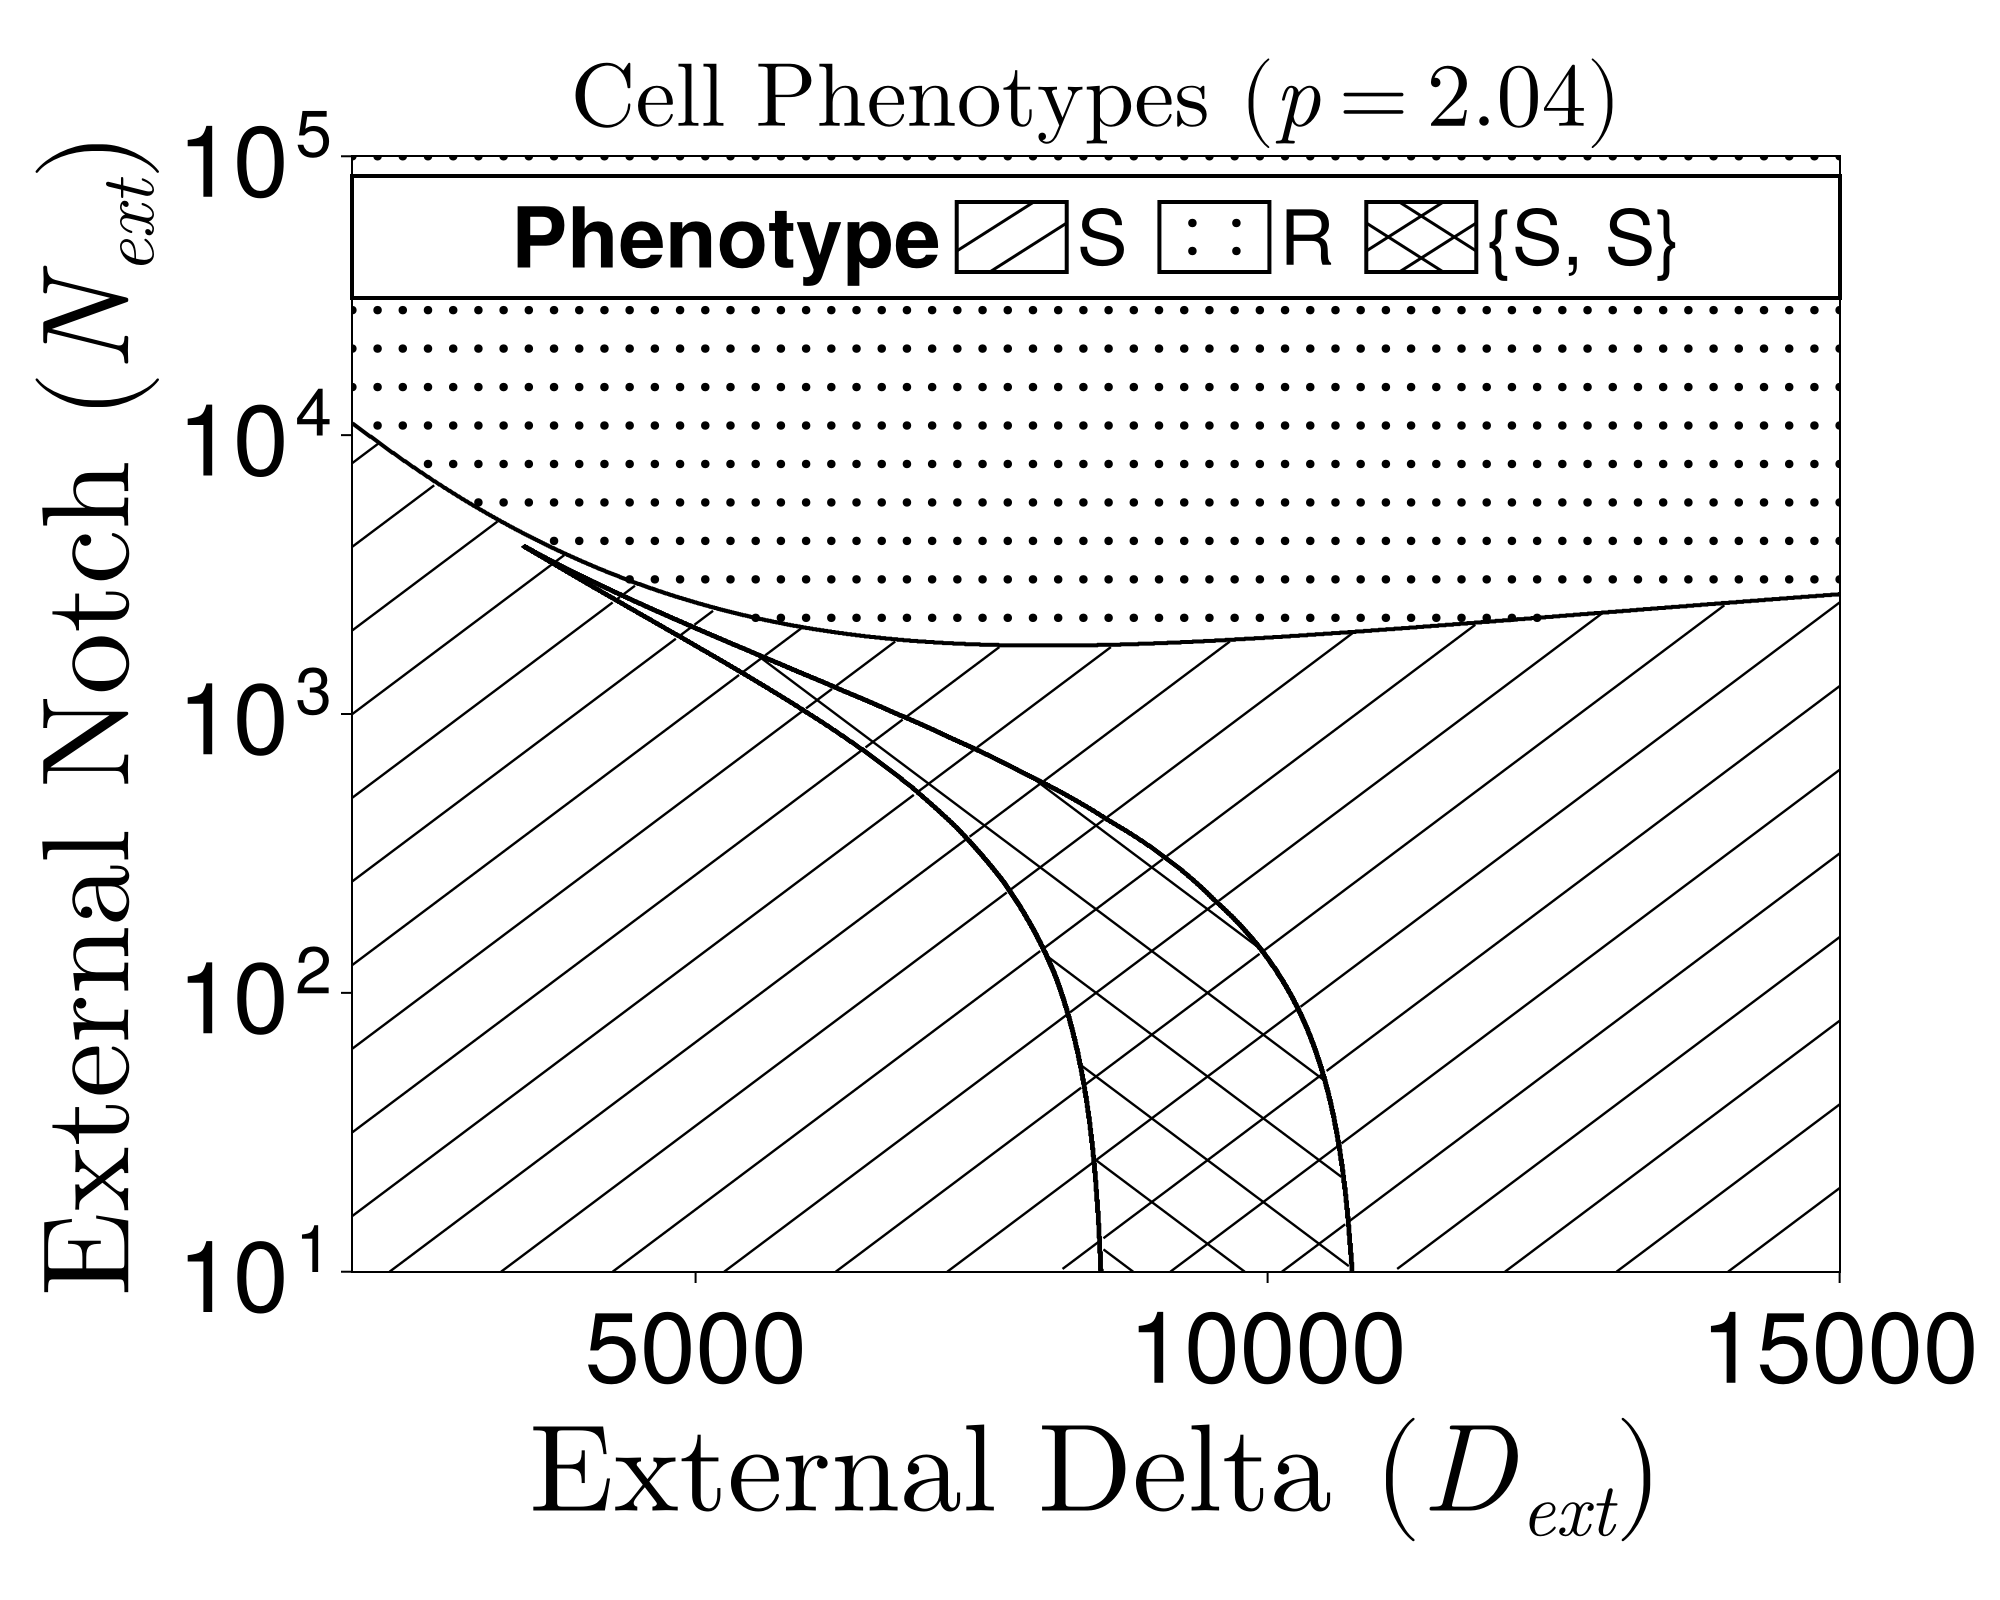

This figure's Julia source:
# Julia code for the BLACK-AND-WHITE phenotype map highlighting the
# (S, S) bistable phenotype, for the SS05 parameter set of the model
# in Boareto et al. 2015 PNAS.
# Color-blind-safe rendering using patterns instead of color:
#
#   S       -> diagonal "/" hatch lines (continuous, broken at boundaries)
#   R       -> small filled dots
#   {S,R}   -> empty (pure white)       (unlikely to appear in this view)
#   {R,R}   -> solid black fill         (unlikely to appear in this view)
#   {S,S}   -> X-hatch (both "/" and "\" diagonals)
#
# Yuxin Liang, Ling Xue, Kun Zhao, Xiaoming Zheng

using CairoMakie
using LaTeXStrings
using Roots
_t_start = time()   # --- start runtime timer ---

#    Params: bN=252.46, bD=1819.26, g=0.148, gI=0.456, kC=4.31e-04, kT=9.95e-05,
#    I0=273.85, Dext=7185.64, Next=573.19, p=2.04

# --- 1. Parameters ---
const γ, γI = 0.148, 0.456
const p = 2.04
const kC = 4.31e-04
const kT = 9.95e-05
const βN = 252.46
const βD = 1819.26
const I0 = 273.85

const N0, D0 = βN / γ, βD / γ
const K_const = (βN * kT) / (I0 * γI * γ)
const αd, αn = (kC * βD) / (γ^2), (kC * βN) / (γ^2)

# --- 2. Robust Classification ---
function get_phenotype(Dext::Float64, Next::Float64)
    bi = K_const * Dext
    bd = (kT * Dext / γ) + 1.0
    bn = (kT * Next / γ) + 1.0
    f(N) = (2.0 - (1.0/(1.0 + (bi*N)^p))) -
           (αd*N*( (1.0/(1.0 + (bi*N)^p)) / (αn*N + bn) ) + bd*N)
    roots = Float64[]
    test_range = range(1e-9, 2.1, length=300)
    for i in 1:(length(test_range)-1)
        try
            if f(test_range[i]) * f(test_range[i+1]) < 0
                push!(roots, find_zero(f, (test_range[i], test_range[i+1])))
            end
        catch; continue; end
    end
    stable_roots = length(roots) >= 3 ? [roots[1], roots[end]] :
                   (length(roots) > 0 ? [roots[1]] : Float64[])
    if isempty(stable_roots); return 0.0; end
    states = Symbol[]
    for nr in stable_roots
        H = 1.0 / (1.0 + (bi * nr)^p)
        dr = H / (αn * nr + bn)
        push!(states, (nr * N0 > dr * D0) ? :R : :S)
    end
    if length(states) == 1
        return states[1] == :S ? 0.0 : 1.0
    else
        if all(s -> s == :R, states); return 3.0
        elseif all(s -> s == :S, states); return 4.0
        else; return 2.0; end
    end
end

# --- 3. Compute classification grid ---
res = 2000
d_min, d_max = 2e3, 1.5e4
log_n_min, log_n_max = 1.0, 5.0
d_vals = collect(range(d_min, d_max, length=res))
n_vals = collect((10.0).^range(log_n_min, log_n_max, length=res))
grid_data = zeros(Float64, length(n_vals), length(d_vals))

println("Calculating...")
for i in 1:length(n_vals), j in 1:length(d_vals)
    grid_data[i, j] = get_phenotype(d_vals[j], n_vals[i])
end

# --- 4. Base layer: white everywhere, black for {R,R} (rare here) ---
base_grid = ones(Float64, size(grid_data))
for k in eachindex(grid_data)
    if grid_data[k] == 3.0      # {R,R}
        base_grid[k] = 0.0
    end
end

# --- 5. Plotting ---
println("Plotting...")
begin
    fig = Figure(size = (1000, 800), fontsize = 30,
                 figure_padding = (15, 80, 15, 15))
    gl = fig[1, 1] = GridLayout()

    ax = Axis(gl[1, 1],
              title = L"\text{Cell Phenotypes } (p=%$p)",
              titlesize = 45,
              xlabel = L"\text{External Delta } (D_{ext})",
              ylabel = L"\text{External Notch } (N_{ext})",
              xlabelsize = 62,
              ylabelsize = 62,
              xticklabelsize = 50,
              yticklabelsize = 50,
              yscale = log10,
              aspect = 4/3)

    # Base layer: black for {R,R}, white elsewhere
    CairoMakie.heatmap!(ax, d_vals, n_vals, base_grid',
        colormap = [:black, :white], colorrange = (0, 1),
        interpolate = false)

    # ---- Helpers: y axis is log10, x axis is linear ----
    in_plot(d, log_n) =
        d_min <= d <= d_max && log_n_min <= log_n <= log_n_max
    function region_at(d, log_n)
        if !in_plot(d, log_n); return -1.0; end
        d_idx = clamp(round(Int,
            (d - d_min) / (d_max - d_min) * (res - 1) + 1), 1, res)
        n_idx = clamp(round(Int,
            (log_n - log_n_min) / (log_n_max - log_n_min) * (res - 1) + 1), 1, res)
        return grid_data[n_idx, d_idx]
    end

    # ---- Hatch lines (one direction or two) -----------------------------
    # Diagonals are drawn in the (D, log N) coordinate system.  In that
    # system, D spans ~1.3e4 and log10(N) spans 4 decades; the apparent
    # slope of the hatches is determined by the slope variable below.
    function hatch_in_region!(target_value, slope, spacing, linewidth)
        # Walk a family of lines  log_n = slope * (d - d_min) / d_step * log_step + c.
        # Compute the range of c that produces lines intersecting the plot.
        d_step = d_max - d_min
        log_step = log_n_max - log_n_min
        # At d=d_min, log_n = c.  At d=d_max, log_n = slope*log_step + c.
        # For the line to enter the plot we need c (or slope*log_step + c)
        # to lie within [log_n_min, log_n_max].
        c_min = log_n_min - max(0.0, slope) * log_step
        c_max = log_n_max - min(0.0, slope) * log_step
        c_step = spacing
        walk_d_step = (d_max - d_min) / 400.0
        for c in c_min:c_step:c_max
            seg_d = Float64[]
            seg_log_n = Float64[]
            d = d_min
            while d <= d_max
                # log_n is a linear function of (d - d_min)/(d_max - d_min)
                t = (d - d_min) / d_step
                log_n = slope * t * log_step + c
                if in_plot(d, log_n) && region_at(d, log_n) == target_value
                    push!(seg_d, d)
                    push!(seg_log_n, log_n)
                else
                    if length(seg_d) >= 2
                        lines!(ax, seg_d, 10.0 .^ seg_log_n;
                               color = :black, linewidth = linewidth)
                    end
                    empty!(seg_d); empty!(seg_log_n)
                end
                d += walk_d_step
            end
            if length(seg_d) >= 2
                lines!(ax, seg_d, 10.0 .^ seg_log_n;
                       color = :black, linewidth = linewidth)
            end
        end
    end

    # S region: forward diagonals only
    hatch_in_region!(0.0, +1.0, 0.30, 1.2)

    # {S,S} region: cross-hatch  (forward AND backward diagonals)
    hatch_in_region!(4.0, +1.0, 0.30, 1.2)
    hatch_in_region!(4.0, -1.0, 0.30, 1.2)

    # ---- R region: small filled dots (and {S,S} as "X" only if rare) ----
    pattern_res_d = 60
    pattern_res_n = 30
    pattern_d = collect(range(d_min, d_max, length=pattern_res_d))
    pattern_log_n = collect(range(log_n_min, log_n_max, length=pattern_res_n))
    pattern_n = 10.0 .^ pattern_log_n

    r_x, r_y = Float64[], Float64[]
    for di in 1:length(pattern_d), ni in 1:length(pattern_log_n)
        v = region_at(pattern_d[di], pattern_log_n[ni])
        if v == 1.0
            push!(r_x, pattern_d[di]); push!(r_y, pattern_n[ni])
        end
    end
    if !isempty(r_x)
        scatter!(ax, r_x, r_y; marker = :circle, markersize = 6, color = :black)
    end

    # ---- Region boundaries ----
    CairoMakie.contour!(ax, d_vals, n_vals, grid_data';
        levels    = [0.5, 1.5, 2.5, 3.5],
        color     = :black,
        linewidth = 2.0)

    # ---- Legend ----
    border_white = PolyElement(polycolor = :white,
                               polystrokecolor = :black, polystrokewidth = 2)
    border_black = PolyElement(polycolor = :black,
                               polystrokecolor = :black, polystrokewidth = 2)

    # Two parallel "/" lines reaching the boundary of the square
    s_line_1 = LineElement(points = Point2f[(0.0, 0.30), (0.70, 1.00)],
                           color = :black, linewidth = 1.5)
    s_line_2 = LineElement(points = Point2f[(0.30, 0.0), (1.00, 0.70)],
                           color = :black, linewidth = 1.5)

    # {S,S}: cross-hatch — the same two "/" lines, plus two "\" lines
    ss_line_1 = LineElement(points = Point2f[(0.0, 0.30), (0.70, 1.00)],
                            color = :black, linewidth = 1.5)
    ss_line_2 = LineElement(points = Point2f[(0.30, 0.0), (1.00, 0.70)],
                            color = :black, linewidth = 1.5)
    ss_line_3 = LineElement(points = Point2f[(0.0, 0.70), (0.70, 0.0)],
                            color = :black, linewidth = 1.5)
    ss_line_4 = LineElement(points = Point2f[(0.30, 1.00), (1.00, 0.30)],
                            color = :black, linewidth = 1.5)

    s_swatch  = [border_white, s_line_1, s_line_2]
    r_swatch  = [border_white,
                 MarkerElement(marker = :circle, markersize = 6, color = :black,
                               points = Point2f[(0.30, 0.30), (0.70, 0.30),
                                                (0.30, 0.70), (0.70, 0.70)])]
    ss_swatch = [border_white, ss_line_1, ss_line_2, ss_line_3, ss_line_4]

    Legend(fig,
        [s_swatch, r_swatch, ss_swatch],
        ["S", "R", "{S, S}"],
        "Phenotype";
        labelsize     = 38,
        titlesize     = 42,
        patchsize     = (55, 35),
        bbox          = ax.scene.viewport,
        halign        = :center,
        valign        = :top,
        width         = Relative(1.0),
        margin        = (0, 0, 10, 10),
        orientation   = :horizontal,
        nbanks        = 1,
        titleposition = :left,
        backgroundcolor = :white,
        framevisible  = true,
        framewidth    = 2.0)

    display(fig)
    save("phenotypebifur_SS05_BW.png", fig)
    println("Saved as phenotypebifur_SS05.png")
end

println("Running time: ", round(time() - _t_start, digits=2), " seconds")
